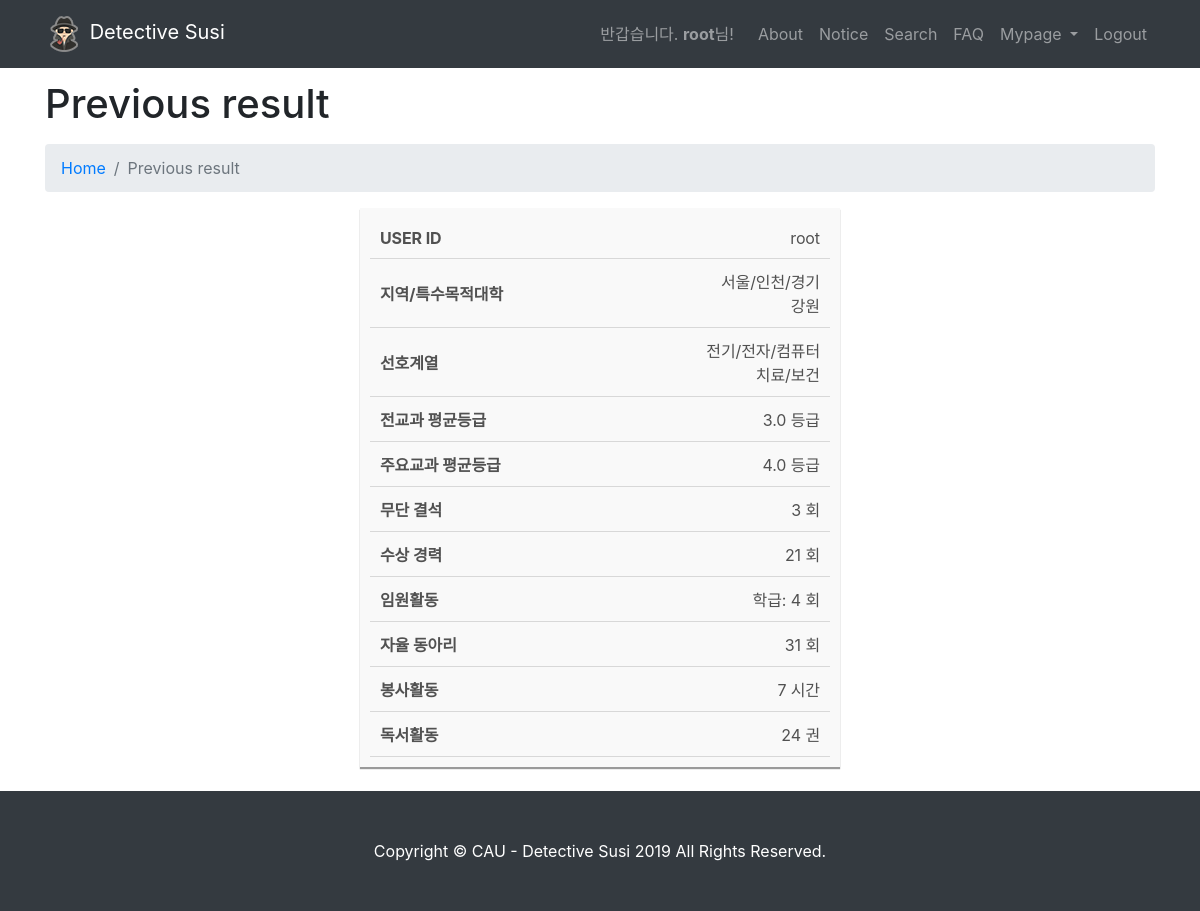
The page /result/ (signed in) on the database as committed earlier.
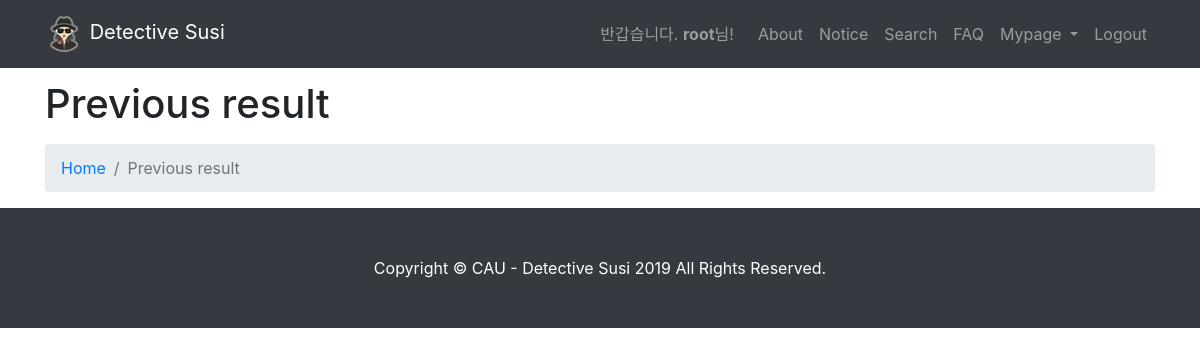
The same page on the database as committed later.
### main/models.py (models this page shows)
class chk_value(models.Model):
	id = models.AutoField(primary_key=True)
	user = models.ForeignKey(User,on_delete=models.CASCADE)		#user
	preferwhere1 = models.CharField(null=True,blank=True,max_length=50)	#선호지역
	preferwhere2 = models.CharField(null=True,blank=True,max_length=50)
	preferwhere3 = models.CharField(null=True,blank=True,max_length=50)
	prefertype1 = models.CharField(null=True,blank=True,max_length=50)		#선호계열
	prefertype2 = models.CharField(null=True,blank=True,max_length=50)
	prefertype3 = models.CharField(null=True,blank=True,max_length=50)
	prefertype4 = models.CharField(null=True,blank=True,max_length=50)
	prefertype5 = models.CharField(null=True,blank=True,max_length=50)
	prefertype6 = models.CharField(null=True,blank=True,max_length=50)
	total_avgrate = models.FloatField(null=True,blank=True)		#평균 내신
	main_avgrate = models.FloatField(null=True,blank=True)		#주요과목 내신
	executive_cnt = models.IntegerField(null=True,blank=True)	#임원활동
	absent = models.IntegerField(null=True,blank=True)			#무단결석
	award_cnt = models.IntegerField(null=True,blank=True)		#수상경력
	circle_cnt = models.IntegerField(null=True,blank=True)		#동아리활동
	volunteer = models.IntegerField(null=True,blank=True)		#봉사시간
	reading = models.IntegerField(null=True,blank=True)			#독후감

### main/views.py (the view)
# urls.py: path('result/', views.result, name='result'),
def result(request):
    user = request.user
    datas = chk_value.objects.filter(user=user)
    context = {
        'chk_value':datas
    }
    return render(request,'main/result.html',context)

### main/templates/main/result.html (shortened to what this page needs)
{% extends "main/layout.html" %}
{% load static %}
{% block content %}
<link rel="stylesheet" href="{% static 'css/search.css' %}">
  <div class="container">
    <h1 class="mt-4 mb-3">Previous result</h1>
    <ol class="breadcrumb">
      <li class="breadcrumb-item">
        <a href="{% url 'main:home' %}">Home</a>
      </li>
      <li class="breadcrumb-item active">Previous result</li>
    </ol>
  </div>
  {% if user.is_authenticated %}
{% for s in chk_value %}
<div>
        <div class="container">
            <div class="content">
                <div id="selfcheckresult">
                    <table class="result-table">
                        <colgroup>
                            <col width="35%"/>
                            <col width="65%"/>
                        </colgroup>
                        <tr>
                            <th>USER ID</th>
                            <td>
                                <span>{{s.user.username}}</span>
                            </td>
                        </tr>
                        <tr>
                            <th>지역/특수목적대학</th>
                            <td>
                                <span>{% if s.preferwhere1|add:0 != -1 %} {{s.preferwhere1}} <br>{% endif %}{% if s.preferwhere2|add:0 != -1 %} {{s.preferwhere2}}<br> {% endif %}</span>
                            </td>
                        </tr>
                        <tr>
                            <th>선호계열</th>
                            <td>
                                <span>{% if s.prefertype1|add:0 != -1 %} {{s.prefertype1}}<br> {% endif %}{% if s.prefertype2|add:0 != -1 %} {{s.prefertype2}}<br> {% endif %}</span>
                            </td>
                        </tr>
                        <tr>
                            <th>전교과 평균등급</th>
                            <td><span>{{s.total_avgrate}}</span> 등급</td>
                        </tr>
                        <tr>
                            <th>주요교과 평균등급</th>
                            <td><span>{{s.main_avgrate}}</span> 등급</td>
                        </tr>
                        <tr>
                            <th>무단 결석</th>
                            <td><span>{{s.absent}}</span> 회</td>
                        </tr>
                        <tr>
                            <th>수상 경력</th>
                            <td>
                                <span>{{s.award_cnt}}</span> 회
                            </td>
                        </tr>
                        <tr>
                            <th>임원활동</th>
                            <td>
                                학급: <span>{{s.executive_cnt}}</span> 회
                            </td>
                        </tr>
                        <tr>
                            <th>자율 동아리</th>
                            <td>
                                <span>{{s.circle_cnt}}</span> 회
                            </td>
                        </tr>
                        <tr>
                            <th>봉사활동</th>
                            <td><span>{{s.volunteer}}</span> 시간</td>
                        </tr>
                        <tr>
                            <th>독서활동</th>
                            <td><span>{{s.reading}}</span> 권</td>
                        </tr>
                    </table>
                  </div>
                  </div>
                </div>
              </div>
    <br>
{% endfor %}
  {% else %}
  <script type="text/javascript">
    alert('로그인이 필요합니다! \n로그인 화면으로 이동합니다.')
    window.location.href = '/login';
  </script>
{% endif %}
{% endblock %}

Rows that differ between the two databases and show on the page:
removed chk_value: user.username "root", preferwhere1 "서울/인천/경기", preferwhere2 "강원", prefertype1 "전기/전자/컴퓨터", prefertype2 "치료/보건", total_avgrate "3.0", main_avgrate "4.0", absent "3", award_cnt "21", executive_cnt "4", circle_cnt "31", volunteer "7", reading "24"
